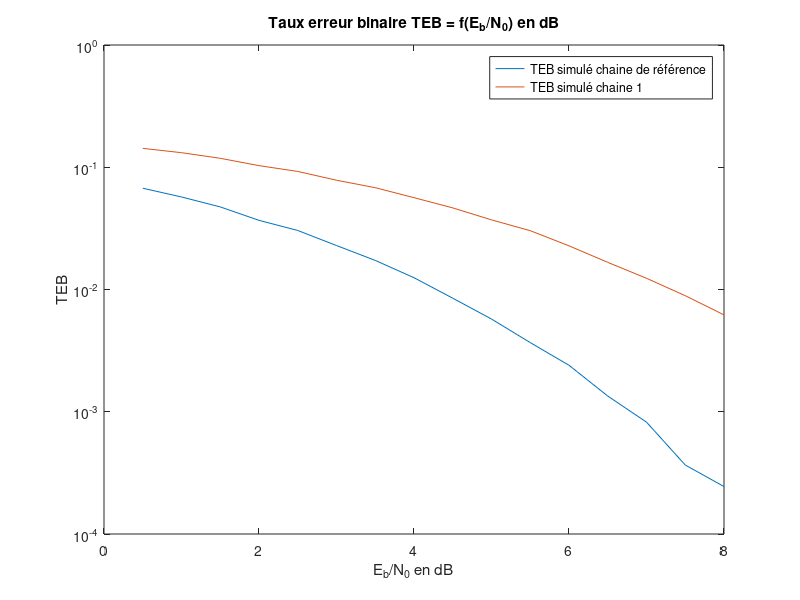

Source code (MATLAB):
clear all
close all

%% Paramètre du modulateur
Rb = 6000; % Debit binaire des bits
Tb = 1/Rb; % Temps de 1 bit
M = 2;
m = 1; %1 bit par symbole pour le mapping. log2(M)
Rs = Rb/m; % Debit des symboles
Ts = 1/Rs; % Tenps d'un symbole


%% Information binaire a transmettre
N = 90000; %Nombre de bit a transmettre
bits = randi([0, 1], 1, N); %Signal aleatoire de N bits.

%% Mapping: Symbole binaire de moyenne nulle ak={-1, 1}
ak = [-1, 1]; %Mapping binaires a moyenne nulle
map(bits==0) = ak(1);
map(bits==1) = ak(2);

%% Surechantillonnage
Fe = 24000; %Frequence echantillonage
Te = 1/Fe;
Ns = Fe*Ts; %Nombre d'échantillons par symbole
Nt = N*Ns; %=size(map). Nombre d'échantillon totale. On rajoute des zeros !
map = kron(map, [1 zeros(1, Ns-1)]);

%% Filtre mise en forme
h1 = ones(1, Ns);
x1 = filter(h1, 1, map);

%% Filtre canal1
Px = mean(abs(x1).^2);
EbN0 = 0.5:0.5:8; %en Db
X1 = [];
T1 = [];
X2 = [];
T2 = [];
for i=1:length(EbN0)
    E = 10^(EbN0(i)/10);
    sigma2 = Px*Ns/(2*log2(M)*E);
    bruit = sqrt(sigma2)*randn(1, Nt);
    x1b = x1 + bruit;
    x1c = x1b; %Reponse impulsionnelle de type dirac
    x2c = x1b; %Reponse impulsionnelle de type dirac2

    %% Filtre reception1
    hr1 = ones(1, Ns); %Reponse impulsionnelle de type rectangulaire de duree Ts=Ns*Te
    x1r = filter(hr1, 1, x1c);
    X1 = [X1; x1r];
    
    %% Filtre reception2
    hr2 = [ones(1, Ns/2) zeros(1, Ns/2)]; %Reponse impulsionnelle de type rectangulaire de duree Ts=Ns*Te
    x2r = filter(hr2, 1, x2c);
    X2 = [X2; x2r];
    
    %% Echantillonnage1
    n01 = 4; %Cf diagrame de l'oeil
    z1 = x1r(n01:Ns:end); 
    
    %% Echantillonnage2
    n02 = 2; %Cf diagrame de l'oeil: 2, 3 et 4. Entre Ts/2 et Ts.
    z2 = x2r(n01:Ns:end); 

    %% Decision+Demapping
    y1 = (sign(z1)+1)/2;
    y2 = (sign(z2)+1)/2;

    %% Taux Erreur Binaire
    t1 = mean(y1~=bits);
    T1 = [T1; t1];
    t2 = mean(y2~=bits);
    T2 = [T2; t2];
end

%% Graph
% TEB=f(Eb/N0)
fig = figure();
plot(EbN0, T1);
hold on
%plot(linspace(EbN0(1), EbN0(end), 1000), qfunc(sqrt(2*linspace(EbN0(1), EbN0(end), 1000))));
plot(EbN0, T2);
set(gca,'yscale','log');
hold off
legend('TEB simulé chaine de référence','TEB simulé chaine 1');
title(sprintf("Taux erreur binaire TEB = f(E_b/N_0) en dB"));
xlabel("E_b/N_0 en dB");
ylabel("TEB");

saveas(fig, "figures/ComparaisonChaineRefEt1.png");